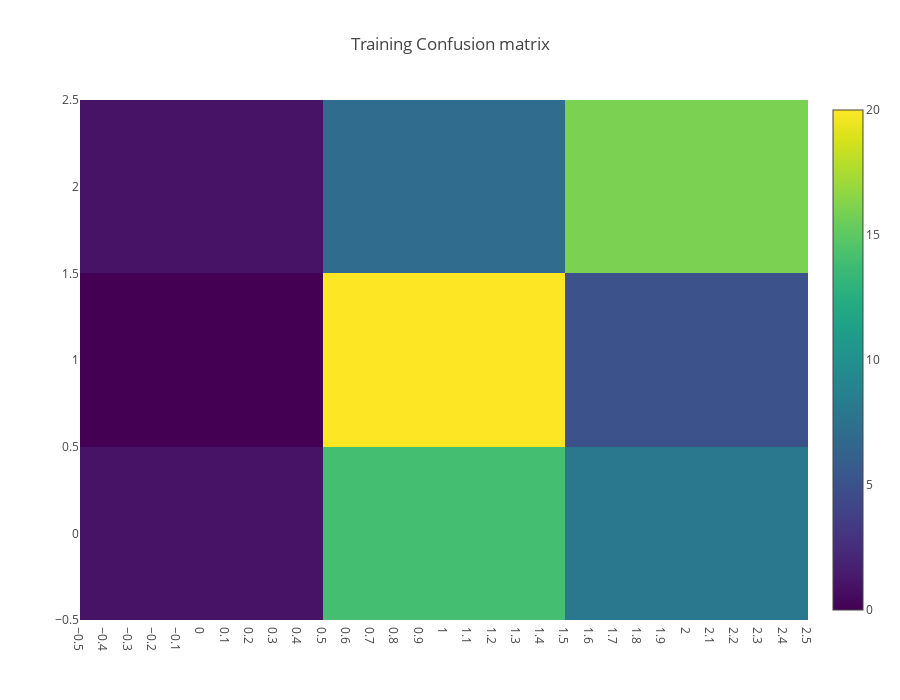

Notebook code cell kept with this figure:
### Markdown cell above
## Confusion matrix on training set

Looking at the train confusion matrix, we can see that we almost only predict class 1.

### Code cell
from sklearn.metrics import confusion_matrix

y_train_hat = cv.predict(X_train)

data = [
    go.Heatmap(
        z=confusion_matrix(y_train, y_train_hat),
        x=[0, 1, 2],
        y=[0, 1, 2],
        colorscale='Viridis',
        text = True ,
        opacity = 1.0
    )
]

layout = go.Layout(
    title='Training Confusion matrix',
    xaxis = dict(ticks='', nticks=36),
    yaxis = dict(ticks='' ),
    width = 900, height = 700,
    
)


fig = go.Figure(data=data, layout=layout)
py.iplot(fig, filename='labelled-heatmap')

### Figure 1 — Plotly figure (JSON) as saved in the notebook; plotly's stock layout.template omitted (floating-point values rounded to 4 significant figures)
{"data": [{"colorscale": "Viridis", "opacity": 1, "text": true, "type": "heatmap", "x": [0, 1, 2], "y": [0, 1, 2], "z": [[1, 14, 8], [0, 20, 5], [1, 7, 16]]}], "layout": {"height": 700, "title": "Training Confusion matrix", "width": 900, "xaxis": {"nticks": 36, "ticks": ""}, "yaxis": {"ticks": ""}}}
